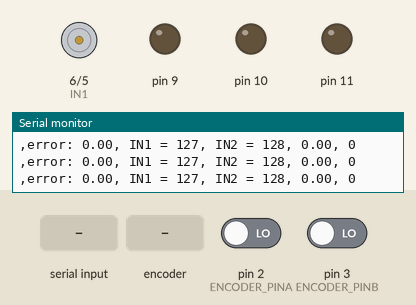
Bench run of a sketch on a simulated Arduino Uno, built with avr-gcc and run on an emulated ATmega328P. On the bench: motor-driver pin pairs drawn as motors (green arrow = first pin HIGH = forward, orange = second pin HIGH = backward, longer = more drive), output pins drawn as LEDs (lit = HIGH), the last lines printed to the serial monitor. The test bench sets the inputs (shaded band); at power-on: pin 2 (ENCODER_PINA) LOW, pin 3 (ENCODER_PINB) LOW.

Above: at 1.2 s.
1.3 s: "5\n" received over Serial
At 1.9 s:
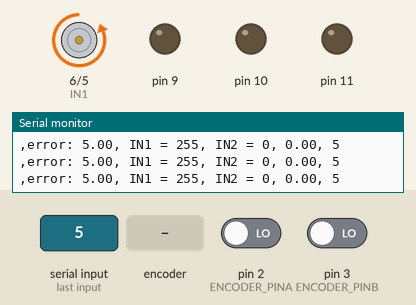
2.8 s: "90,45\n" received over Serial
5.8 s: "30,150\n" received over Serial
At 7.0 s:
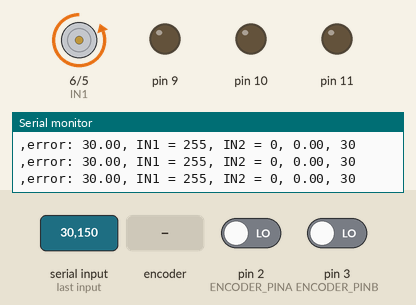
7.3 s: rotary encoder on pin 2 (ENCODER_PINA) / pin 3 (ENCODER_PINB) turned 1 step (first pin leading)
10.5 s: rotary encoder on pin 2 (ENCODER_PINA) / pin 3 (ENCODER_PINB) turned 2 steps (second pin leading)
Timing chart, 0 to 13.5 s (numbered marks = the images above; inputs shaded):
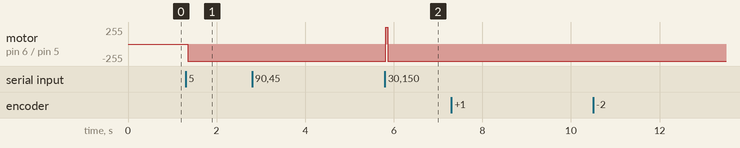

The sketch:

tst.ino
```cpp
#define ENCODER_PINA 2
#define ENCODER_PINB 3
#define COUNTS_PER_REVOLUTION 12
#define GEAR_RATIO 30

// encoder variables
int motorSpeed;     // Declare a variable to hold the motor speed
int IN1 = 6;
int IN2 = 5;

// encoder variables
volatile int encoderCounts = 0;
unsigned long prevTime = 0;
float prevPosition = 0.0;

// control variables
int desired_wheel_position = 0;
double error, prev_error = 0.0;
double integral = 0.0;

// EncoderA ISR
void encoderA() {
  // look for a low-to-high on channel B
  if (digitalRead(ENCODER_PINA) == HIGH) {
    // check channel A to see which way encoder is turning
    digitalRead(ENCODER_PINB) ? encoderCounts++ : encoderCounts--;
  }
  else {
    // check channel A to see which way encoder is turning
    digitalRead(ENCODER_PINB) ? encoderCounts-- : encoderCounts++;
  }
}  // End EncoderA ISR


// EncoderB ISR
void encoderB() {
  // look for a low-to-high on channel B
  if (digitalRead(ENCODER_PINB) == HIGH) {
    // check channel A to see which way encoder is turning
    digitalRead(ENCODER_PINA) ? encoderCounts-- : encoderCounts++;
  }
  else {
    // check channel A to see which way encoder is turning
    digitalRead(ENCODER_PINA) ? encoderCounts++ : encoderCounts--;
  }

}  // End EncoderB ISR

double pidController(double error, double prevError) {
  double Kp = 200.0, Ki = 100.3 , Kd = 10.2, dt = 0.01, outMin = -255.0 , outMax = 255.0;

  integral += Ki * error * dt;
  double proportional = Kp * error;
  double derivative = Kd * (error - prevError) / dt;
  double output = proportional + integral + derivative;

  // Limit the output to the minimum and maximum values
  if (output > outMax) {
    output = outMax;
  } else if (output < outMin) {
    output = outMin;
  }

  return output;  // Return the output
}


void setup() {

  Serial.begin(9600);

  // init DC motor
  pinMode(IN1, OUTPUT);
  pinMode(IN2, OUTPUT);
  digitalWrite(IN1, LOW);
  digitalWrite(IN2, LOW);

  // init leds
  pinMode(9, OUTPUT);
  pinMode(10, OUTPUT);
  pinMode(11, OUTPUT);

  // initialize encoders, attache ISR functions
  pinMode(ENCODER_PINA, INPUT);
  pinMode(ENCODER_PINB, INPUT);

  // Attached interrupt to encoder pins
  attachInterrupt(digitalPinToInterrupt(ENCODER_PINA), encoderA, CHANGE);
  attachInterrupt(digitalPinToInterrupt(ENCODER_PINB), encoderB, CHANGE);
}


void loop() {

  // get desired position if available
  if (Serial.available() > 0) {
    String inputString = Serial.readStringUntil('\n');
    desired_wheel_position = inputString.toInt(); // r(t)
  }

  // ------ Plot wheel position ------
  // Calculate time difference
  unsigned long currTime = millis();
  float deltaTime = (currTime - prevTime) / 1000.0;  // convert to seconds

  // Calculate position difference
  float currPosition = (float)encoderCounts / (COUNTS_PER_REVOLUTION * GEAR_RATIO);
  float deltaPosition = currPosition - prevPosition;

  // Calculate velocity
  //float velocity = (deltaPosition / deltaTime) * 60.0;
  float error = desired_wheel_position - currPosition;


  float control_signal = pidController(error, prev_error);
  if(abs(error) > 0.05){
    analogWrite(IN2, map(control_signal, -255.0, 255.0, 0.0, 255));
    analogWrite(IN1,   map(control_signal, -255.0, 255.0, 255, 0));
  }


  Serial.print("error: ");
  Serial.print(error);
  Serial.print(", ");
  // --- Print values ---
  Serial.print("IN1 = ");

  Serial.print(map(control_signal, -255.0, 255.0, 0, 255));
  Serial.print(", IN2 = ");

  Serial.print(map(control_signal, -255.0, 255.0, 255, 0.0));
  Serial.print(", ");

  Serial.print(currPosition);
  Serial.print(", ");

  Serial.println(desired_wheel_position);
  Serial.print(",");

  // Update previous values
  prevTime = currTime;
  prevPosition = currPosition;
  prev_error = error;

  delay(10);


}
```

Measured:
- after the input at 1.3 s, motor on pin 6 (IN1) / pin 5 (IN2): stopped → backward 255/255 after 0.05 s
- after the input at 5.8 s, motor on pin 6 (IN1) / pin 5 (IN2): backward 255/255 → forward 255/255 at once, → backward 255/255 0.05 s later
